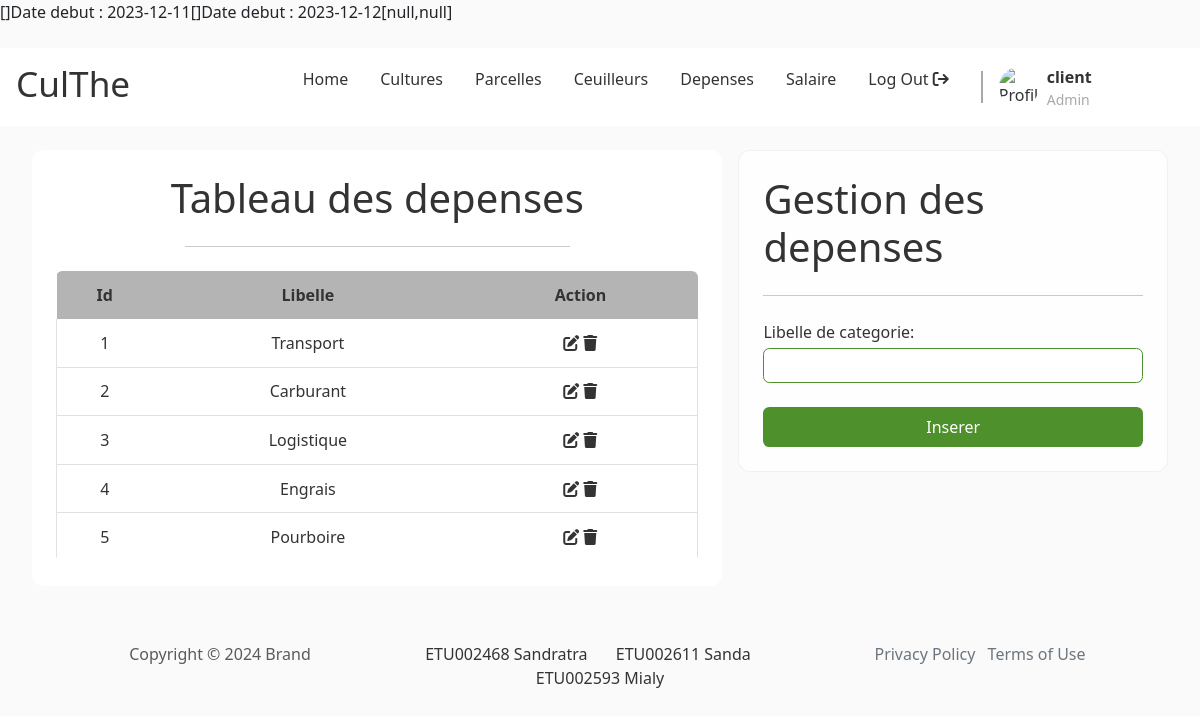
Page /pages/admin/main.php?page=depense (signed in) on the committed database.
### tables this page shows
CREATE TABLE culthe_categorie_depense(
    id INT PRIMARY KEY AUTO_INCREMENT, 
    libelle VARCHAR(50) NOT NULL
);

### inc/connexion.php (called while the page is built)
<?php
    function dbconnect(){
        static $connect = null;
        if ($connect===null) {
            $connect = mysqli_connect('localhost','root','','culthe');
        }
        return $connect;
    }

### inc/admin/function_categorie_depense.php (called while the page is built, shortened)
<?php
    function get_all_categorie_depense(){
        $request = "SELECT * FROM culthe_categorie_depense";
        $temp = mysqli_query(dbconnect(),$request);
        $result = array();
        while($donne = mysqli_fetch_array($temp)){
            $result[] = $donne;
        }
        return $result;
    }

### pages/admin/depense.php (the view, shortened to what this page needs)
<?php
    $depenses = get_all_categorie_depense();
?>
<div class="body double-col">
        <section class="left">
            <h1 class="section__title">Tableau des depenses</h1>
            <hr class="section__sep">
            <div class="section__content">
                <table id="table">
                    <tr>
                        <th class="id number">Id</th>
                        <th class="name">Libelle</th>
                        <th class="name">Action</th>
                    </tr>
                    <?php foreach($depenses as &$value){ ?>
                    <tr>
                        <td class="id number"><?php echo $value['id']; ?></td>
                        <td class="name"><?php echo $value['libelle']; ?></td>
                        <td>
                            <a href="#" class="edit-btn"><i class="fa fa-edit"></i></a>
                            <a href="#" class="delete-btn"><i class="fa fa-trash"></i></a>
                        </td>
                    </tr>
                    <?php } ?>
                </table>
            </div>
        </section>
        <section class="right">
            <form action="../../handler/admin/depense_handler.php" method="post" id="login-form" class="form">
                <h1 class="form__title">Gestion des depenses</h1>
                <hr class="form__sep">
                <div class="form__content">
                    <div class="form__input vertical">
                        <label for="expense" class="form__label">Libelle de categorie:</label>
                        <input type="text" name="expense_label" id="expense" class="form__input-field" />
                    </div>
                </div>
                <input type="submit" value="Inserer" class="form__submit btn" id="form__submit-btn" />
            </form>
        </section>
</div>

### assets/css/index.css (style rules this page uses)
:root { --primary: white; --secondary: lightgray; --accent: #4d902c; --text--main: #333333; --text--muted: darkgray; --text--100: .875rem; --text--300: 1rem; --text--500: 2.2rem; --border--soft: .4rem; --bg: rgb(250,250, 250); font-size: 1em; box-sizing: border-box; }
*, *::before, *::after { box-sizing: inherit; margin: 0; padding: 0; color: var(--text--main); text-decoration: none; }
html { color: var(--text--main); font-family: system-ui, -apple-system, BlinkMacSystemFont, 'Segoe UI', Roboto, Oxygen, Ubuntu, Cantarell, 'Open Sans', 'Helvetica Neue', sans-serif; }
body { min-height: 100vh; }
body>*+* { margin-top: 1.5rem; }
.btn { padding: .5rem 1rem; border: none; border-radius: var(--border--soft); background-color: var(--accent); }

### assets/css/form.css (style rules this page uses)
.form { padding: 1.5rem; border-radius: var(--border--soft); backdrop-filter: blur(10px) saturate(180%); -webkit-backdrop-filter: blur(10px) saturate(180%); background-color: rgba(255, 255, 255, 0.7); border-radius: 12px; border: 1px solid rgba(209, 213, 219, 0.3); }
.form>*+* { margin-top: 1.5rem; }
.form__title { margin: 0; }
.form__input.vertical { display: flex; flex-direction: column; gap: .2rem; width: 100%; }
.form__input-field { padding: .4rem .8rem; border: 1px solid var(--accent); border-radius: var(--border--soft); font-size: var(--text--100); }
.form__submit { display: block; width: 100%; color: white; }

### assets/css/home.css (style rules this page uses)
body { background-color: var(--bg); }

### assets/css/layout.css (style rules this page uses)
.body { margin-left: 2rem; margin-right: 2rem; }
.double-col { display: flex; gap: 1rem; }
.double-col>*>*+* { margin-top: 1.5rem; }
.double-col .left { flex-basis: 65%; }
.double-col .right { flex-grow: 1; }
.left { padding: 1.5rem; border-radius: 12px; background-color: white; }
.left .section__title { text-align: center; }
.left .section__sep { width: 60%; margin-left: auto; margin-right: auto; }
.left table { overflow: hidden; border-spacing: 0; width: 100%; margin: auto auto; border-radius: var(--border--soft); border-bottom: 1px solid rgb(225, 225, 225); }
.left th, .left td { padding: .8rem 1rem; text-align: center; }
.left th { background-color: rgb(180, 180, 180); }
.left td:first-child { border-left: 1px solid rgb(225, 225, 225); }
.left td:last-child { border-right: 1px solid rgb(225, 225, 225); }
.left tr:last-child td, .left tr:not(:first-child) td { border-bottom: 1px solid rgb(225, 225, 225); }
.left .id { width: 15%; text-align: center; }
.left .name, .left .date { text-align: center; }

### rows in the picture
culthe_categorie_depense: id "1", libelle "Transport"
culthe_categorie_depense: id "2", libelle "Carburant"
culthe_categorie_depense: id "3", libelle "Logistique"
culthe_categorie_depense: id "4", libelle "Engrais"
culthe_categorie_depense: id "5", libelle "Pourboire"

### other values in the picture
$date_debut "2023-12-11"
$date_debut "2023-12-12"
json_encode($list) "[null,null]"
$_SESSION['user']['username'] "client"
